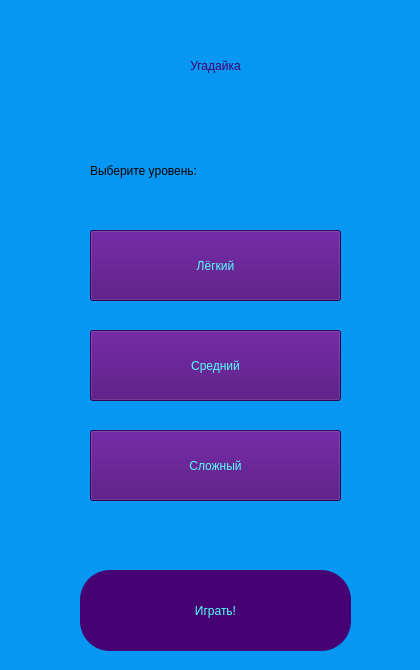
<?xml version="1.0" encoding="UTF-8"?>
<ui version="4.0">
 <class>MainWindow</class>
 <widget class="QMainWindow" name="MainWindow">
  <property name="geometry">
   <rect>
    <x>0</x>
    <y>0</y>
    <width>420</width>
    <height>670</height>
   </rect>
  </property>
  <property name="minimumSize">
   <size>
    <width>420</width>
    <height>670</height>
   </size>
  </property>
  <property name="maximumSize">
   <size>
    <width>420</width>
    <height>670</height>
   </size>
  </property>
  <property name="windowTitle">
   <string>Угадайка</string>
  </property>
  <property name="windowIcon">
   <iconset>
    <normaloff>Дорошкевич/S_C1kah0oVtA_t.jpg</normaloff>Дорошкевич/S_C1kah0oVtA_t.jpg</iconset>
  </property>
  <property name="styleSheet">
   <string notr="true">background-color: rgb(5, 151, 242);</string>
  </property>
  <widget class="QWidget" name="centralwidget">
   <widget class="QLabel" name="l1">
    <property name="geometry">
     <rect>
      <x>60</x>
      <y>10</y>
      <width>311</width>
      <height>111</height>
     </rect>
    </property>
    <property name="styleSheet">
     <string notr="true">
font: 75 60pt &quot;Candara&quot;;
color: rgb(70, 2, 115);




border-radius: 40;</string>
    </property>
    <property name="text">
     <string>Угадайка</string>
    </property>
    <property name="alignment">
     <set>Qt::AlignCenter</set>
    </property>
   </widget>
   <widget class="QLabel" name="l2">
    <property name="geometry">
     <rect>
      <x>90</x>
      <y>140</y>
      <width>321</width>
      <height>61</height>
     </rect>
    </property>
    <property name="styleSheet">
     <string notr="true">font: 22pt &quot;Matura MT Script Capitals&quot;;
</string>
    </property>
    <property name="text">
     <string>Выберите уровень:</string>
    </property>
   </widget>
   <widget class="QPushButton" name="pushButton">
    <property name="geometry">
     <rect>
      <x>80</x>
      <y>570</y>
      <width>271</width>
      <height>81</height>
     </rect>
    </property>
    <property name="styleSheet">
     <string notr="true">QPushButton {
	
font: 36pt &quot;Matura MT Script Capitals&quot;;
background-color: rgb(70, 2, 115);
border-radius: 30;
color: rgb(85, 255, 255);
}
QPushButton:pressed { 
	
	
	background-color: rgb(85, 0, 255);
	
	
}</string>
    </property>
    <property name="text">
     <string>Играть!</string>
    </property>
   </widget>
   <widget class="QPushButton" name="btn_easy">
    <property name="geometry">
     <rect>
      <x>90</x>
      <y>230</y>
      <width>251</width>
      <height>71</height>
     </rect>
    </property>
    <property name="styleSheet">
     <string notr="true">QPushButton{
font: 29pt &quot;Candara&quot;;
background-color: rgb(70, 2, 115);

color: rgb(85, 255, 255);
}
QPushButton:pressed{
	background-color: rgb(170, 85, 255);
}</string>
    </property>
    <property name="text">
     <string>Лёгкий</string>
    </property>
   </widget>
   <widget class="QPushButton" name="btn_midlle">
    <property name="geometry">
     <rect>
      <x>90</x>
      <y>330</y>
      <width>251</width>
      <height>71</height>
     </rect>
    </property>
    <property name="styleSheet">
     <string notr="true">QPushButton{
font: 29pt &quot;Candara&quot;;
background-color: rgb(70, 2, 115);

color: rgb(85, 255, 255);
}
QPushButton:pressed{
	background-color: rgb(170, 85, 255);
}</string>
    </property>
    <property name="text">
     <string>Средний</string>
    </property>
   </widget>
   <widget class="QPushButton" name="pushButton_4">
    <property name="geometry">
     <rect>
      <x>90</x>
      <y>430</y>
      <width>251</width>
      <height>71</height>
     </rect>
    </property>
    <property name="styleSheet">
     <string notr="true">QPushButton {
font: 29pt &quot;Candara&quot;;
background-color: rgb(70, 2, 115);

color: rgb(85, 255, 255);
}
QPushButton:pressed { 
	
	background-color: rgb(170, 85, 255);
	
	
}</string>
    </property>
    <property name="text">
     <string>Сложный</string>
    </property>
   </widget>
  </widget>
 </widget>
 <resources/>
 <connections/>
</ui>
